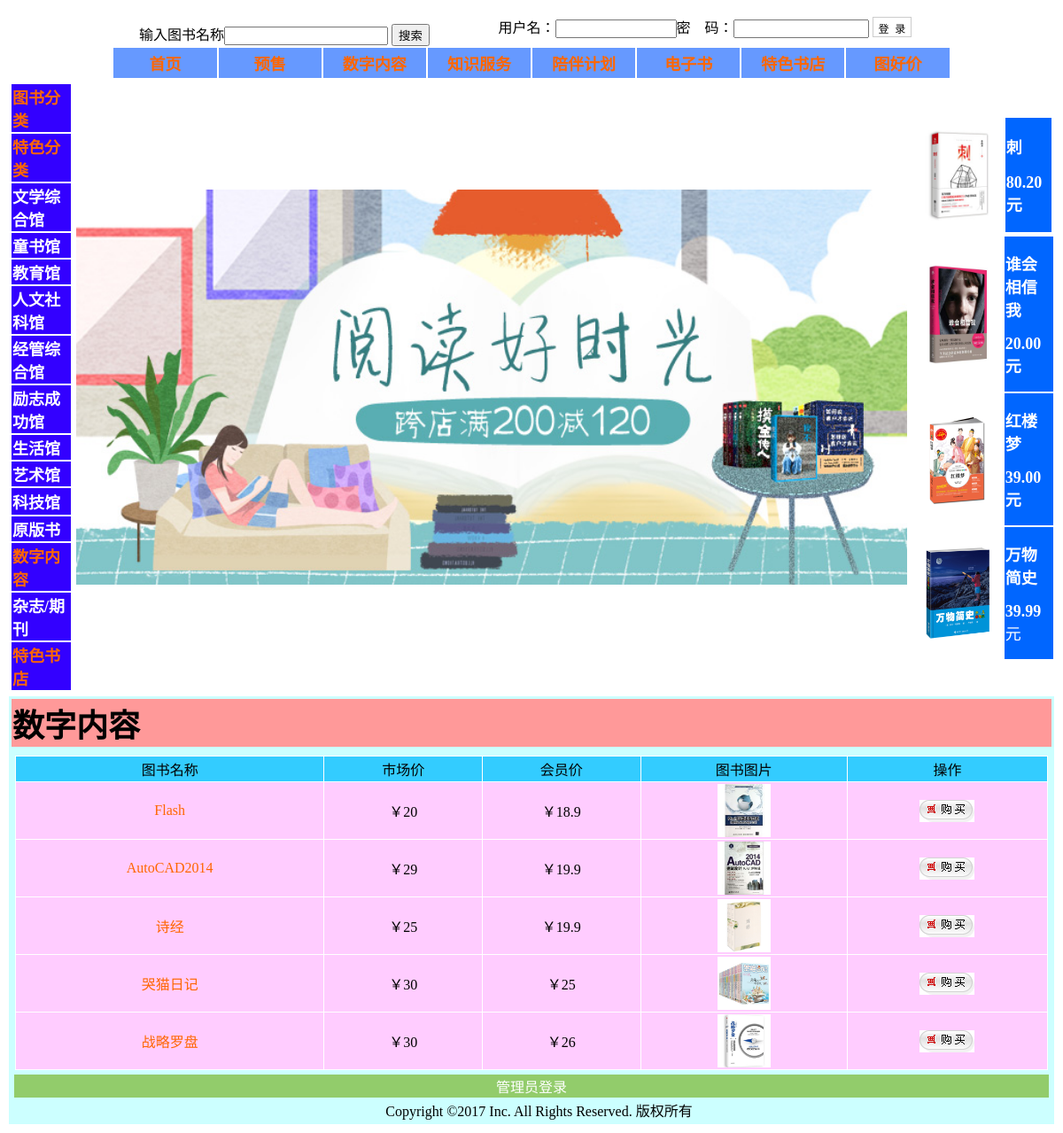
Page /number.php on the committed database.
### tables this page shows
CREATE TABLE `book` (
  `bookID` int(11) NOT NULL,
  `Bookname` varchar(60) NOT NULL,
  `author` varchar(35) NOT NULL,
  `publisher` varchar(25) NOT NULL,
  `price` varchar(20) NOT NULL,
  `count` int(11) NOT NULL,
  `publishdate` datetime NOT NULL,
  `preferprice` varchar(20) NOT NULL,
  `discountrate` varchar(4) NOT NULL,
  `yushou` varchar(2) NOT NULL,
  `upBookDate` datetime NOT NULL,
  `picture` varchar(255) NOT NULL,
  `numberserver` varchar(255) NOT NULL,
  `knowledge` varchar(255) NOT NULL,
  `dianzhishu` varchar(255) NOT NULL,
  `specialbookshop` varchar(255) NOT NULL,
  `tugoodprice` varchar(255) NOT NULL,
  `dalei` int(10) NOT NULL,
  `xiaolei` int(10) NOT NULL,
  `specialclass` varchar(255) NOT NULL
);

### number.php (the view)
<?php
require("header.php");
?>
            <table width="100%" border="0">
              <tr>
                        <td colspan="5" bgcolor="#FF9999" class="yes12">数字内容</td>
  </tr>
  </table>
  <table width="99%" border="0" cellpadding="2" cellspacing="1" bgcolor="#FFFFFF" align="center" style="margin-top:8px">
					              <tr align="center" bgcolor="#FAFAF1" height="22">
					                  <td bgcolor="#33CCFF">图书名称</td>
				                    <td bgcolor="#33CCFF">市场价</td>
				                    <td bgcolor="#33CCFF">会员价</td>
				                    <td bgcolor="#33CCFF">图书图片</td>
					                  <td bgcolor="#33CCFF">操作</td>
					              </tr>
<?php
$sql="select * from book where numberserver=2 order by bookID DESC";
			$result=mysql_query($sql);
while($data=mysql_fetch_array($result)){
?>
	 <tr align='center' bgcolor="#FFFFFF" height="22">
		 <td bgcolor="#FFCCFF"><a href="goodsDetail.php?goodsId=<?php echo $data[bookID]?>"><?php echo $data[Bookname]?></a></td>
	    <td bgcolor="#FFCCFF">￥<?php echo $data[price]?><br/></td>
		 <td bgcolor="#FFCCFF">￥<?php echo $data[preferprice]?></td>
		 <td bgcolor="#FFCCFF"><a href="goodsDetail.php?goodsId=<?php echo $data[bookID]?>"> <img width="60" height="60" src="<?php echo $data[picture]?>" border=0/> </a></td>
		 <td bgcolor="#FFCCFF"><a href="cart.php?id=<?php echo $data[bookID]?>&act=buy"><img alt="" src="./images/icon_buy.gif" border=0 /></a></td>
	 </tr>
<?php
}
	?>
	</table>
<?php
require("footer.php");
?>
</body>
</html>

### header.php (style rules this page uses)
.yes12 { font-family: "华文楷体"; font-size: 36px; font-weight: bold; text-align: left; }
a:link { text-decoration: none; color: #F60; }

### rows in the picture
book: Bookname "Flash", price "20", preferprice "18.9", shows a picture
book: Bookname "AutoCAD2014", price "29", preferprice "19.9", shows a picture
book: Bookname "诗经", price "25", preferprice "19.9", shows a picture
book: Bookname "哭猫日记", price "30", preferprice "25", shows a picture
book: Bookname "战略罗盘", price "30", preferprice "26", shows a picture
